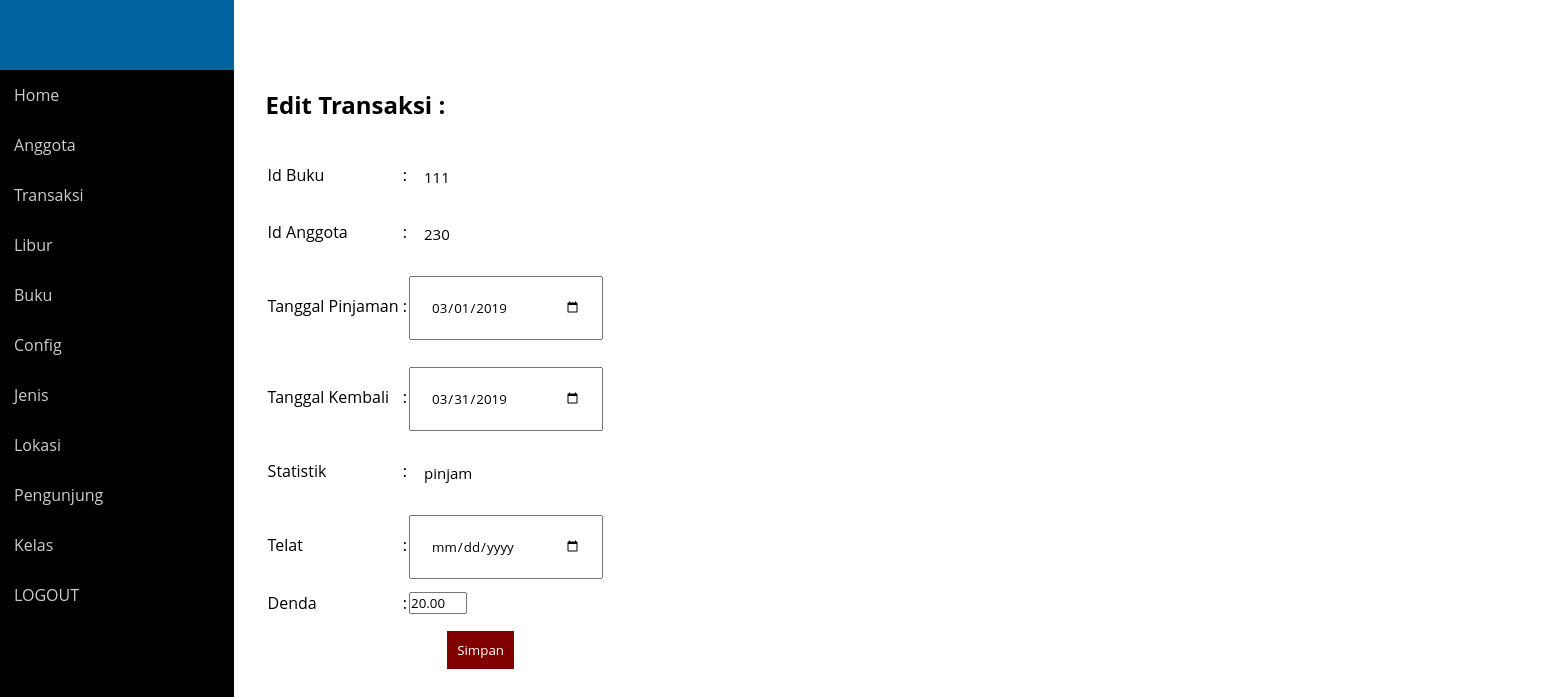
The app's page /perpus/update_transaksi.php?id=176 (signed in) with its own data.
### tables this page shows
CREATE TABLE IF NOT EXISTS `transaksi` (
`id` int(6) NOT NULL,
  `id_buku` int(6) NOT NULL,
  `id_anggota` int(6) NOT NULL,
  `tgl_pinjaman` date NOT NULL,
  `tgl_kembali` date NOT NULL,
  `stat` varchar(50) NOT NULL,
  `telat` int(2) NOT NULL,
  `denda` decimal(10,2) NOT NULL
);

### perpus/update_transaksi.php (the view, shortened to what this page needs)
<!DOCTYPE html>
<html>
<head>
	<link rel="stylesheet" type="text/css" href="style2.css">
</head>
<body>
	<nav>
	</nav>
	<div class="sidebar">
		<ul>
	 	 <li><a href="index.php">Home</a></li>
      <li><a href="anggota.php">Anggota</a></li>
      <li><a href="Transaksi.php">Transaksi</a></li>
      <li><a href="libur.php">Libur</a></li>
      <li><a href="buku.php">Buku</a></li>
      <li><a href="config.php">Config</a></li>
      <li><a href="jenis.php">Jenis</a></li>
      <li><a href="lokasi.php">Lokasi</a></li>
      <li><a href="pengunjung.php">Pengunjung</a></li>
      <li><a href="kelas.php">Kelas</a></li>
      <li><a href="logout.php">LOGOUT</a></li>
		</ul>
	</div>
	<div class="main">
		<div class="isimain">
			<?php
			$id = $_GET['id'];
			$link = koneksi_db();
			$sql = "SELECT * FROM transaksi WHERE id='$id'";
			$res = mysqli_query($link,$sql);
			if (mysqli_num_rows($res)==1) {
				$data = mysqli_fetch_array($res);
			?>
			<form action="proses_update_transaksi.php?id=<?=$data['id']; ?>" method="POST">
				<h1><font size="5">Edit Transaksi : </font></h1><br>
				<table width="430px">
					<tr>
						<td>Id Buku</td><td>:</td>
						<td>
							<input type="text" name="id_buku" value="<?=$data['id_buku'];?>" maxlength="6" autocomplete required>
						</td>
					</tr>
					<tr>
						<td>Id Anggota</td><td>:</td>
						<td>
							<input type="text" name="id_anggota" value="<?=$data['id_anggota'];?>"  maxlength="6" autocomplete required>
						</td>
					</tr>
					<tr>
						<td>Tanggal Pinjaman</td><td>:</td>
						<td>
							<input type="date" name="tgl_pinjaman" value="<?=$data['tgl_pinjaman'];?>">
						</td>
					</tr>
					<tr>
						<td>Tanggal Kembali</td><td>:</td>
						<td>
							<input type="date" name="tgl_kembali" value="<?=$data['tgl_kembali'];?>">
						</td>
					</tr>
					<tr>
						<td>Statistik</td><td>:</td>
						<td>
							<input type="text" name="stat" value="<?=$data['stat'];?>" maxlength="50" autocomplete required>
						</td>
					</tr>
					<tr>
						<td>Telat</td><td>:</td>
						<td>
							<input type="date" name="telat" value="<?=$data['telat'];?>" maxlength="50" autocomplete required>
						</td>
					</tr>
					<tr>
						<td>Denda</td><td>:</td>
						<td>
							<input type="number" min="1" max="100" step="1" name="tgl_daftar" value="<?=$data['denda'];?>">
						</td>
					<tr>
						<td colspan="3" style="padding-top: 15px;text-align: center;"><input type="submit" value="Simpan" name="save"></td>
					</tr>
				</table>
			</form>
			<?php } ?>
		</div>
	</div>
</body>
</html>

### perpus/style2.css (style rules this page uses)
body { font-family: 'Open Sans', sans-serif; }
* { margin: 0; padding: 0; font-family: 'Open Sans', sans-serif; }
nav { width: 15%; height: 70px; background: #0263a2; position: fixed; z-index: 999; }
a { text-decoration: none; }
.sidebar { width: 15%; background: #000; position: fixed; height: 500%; padding-top: 70px; overflow: hidden; float: left; }
.sidebar ul li { list-style: none; }
.sidebar ul li a { padding: 14px; width: 50%; color: #ccc; display: block; transition: 0.4s; }
.main { float: left; width: 250%; margin-left: 1%; }
.isimain { padding: 80px 10px 30px 250px; }
input[type=text],select,textarea { outline: none; border-bottom: 0px solid black; border-left: 0px; border-right: 0px; border-top: 0px; font-size: 15px; width: 250px; margin: 10px 5px 5px 5px; padding: 10px; resize: none; }
input[type=date],select,textarea { outline: none; width: 150px; margin: 15px 0 10px 0; padding: 20px; resize: none; }
input[type=submit] { margin: 0px; outline: 0; background: maroon; color: #fff; border: 0; padding: 10px; cursor: pointer; }

### records on screen
transaksi: id_buku "111", id_anggota "230", tgl_pinjaman "03/01/2019", tgl_kembali "03/31/2019", stat "pinjam", tgl_daftar "20.00"
